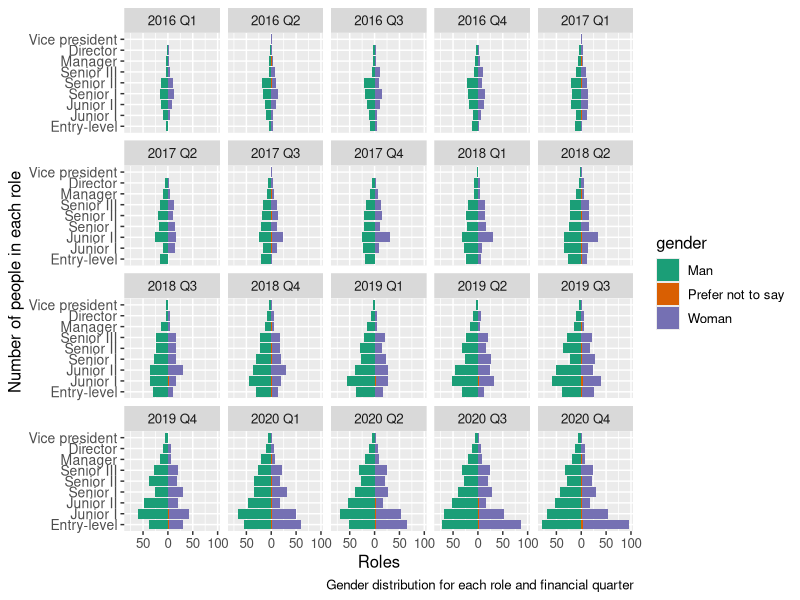
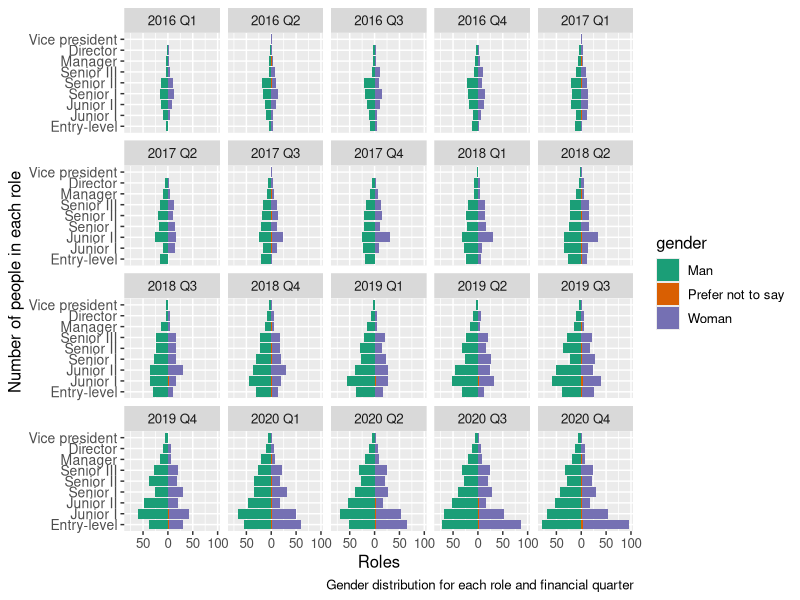

These figures' R source, in order: (Note: this script raises an error after producing the figures.)
## ---- chunk 1
#install.packages("knitr")
#install.packages("kableExtra")
#install.packages("gridExtra)
library(tidyverse)
library(knitr)
library(kableExtra)
# this should suppress all code and messages
knitr::opts_chunk$set(include=FALSE)
## ---- chunk 2
library(tidyverse)
library(lme4)
library(mgcv)
## ---- chunk 3
phase1 = read_csv("data/phase1-new-grad-applicants-2020.csv")
phase2 = read_csv("data/phase2-new-grad-applicants-2020.csv")
phase3 = read_csv("data/phase3-new-grad-applicants-2020.csv")
final_hires = read_csv("data/final-hires-newgrad_2020.csv")
## ---- chunk 4
#checking to see if datasets have NAs to see (1) if we need to do anything about them (2) so we can filter them out in the next round when we're seeing who got into the next round
sum(is.na(phase1))
sum(is.na(phase2)) 
sum(is.na(phase3))
## ---- chunk 5
round1_2 = full_join(phase1, phase2)
round1_2 = round1_2 %>% 
  #technical skills is only under hiring2, which means if an applicant's id has NA for this column, they did not move onto the next round
  mutate(next_round = !is.na(technical_skills)) %>%  
  mutate(next_round = as.integer(next_round)) %>% 
  mutate(gender = fct_relevel(gender, "Prefer not to say", after = 2)) %>% 
  select(-c(technical_skills, writing_skills, leadership_presence, speaking_skills)) #remove phase 2 data
## ---- chunk 6
# counts for total round 1 gender
kable(table(round1_2$gender), col.names = c("Gender", "Quantity"), caption = "Gender Count for Phase 1")
## ---- chunk 7
#response is binary so we use glm so we can use family = binomial
#normal linear model
hiring1_model = glm(next_round ~ cv + gpa + cover_letter + extracurriculars + work_experience, family = binomial(link = "logit"), data = round1_2)
## ---- chunk 8
# add fixed effect for gender
hiring1_gender_model = glm(next_round ~ cv + gpa + cover_letter + extracurriculars + work_experience + gender, data = round1_2, family = binomial(link = "logit"))
summary(hiring1_gender_model)
#let's see if we add an effect for team applied to - maybe the process for data and software are different?
hiring1_team_gender = glmer(next_round ~ cv + gpa + cover_letter + extracurriculars + work_experience + gender + (1 |team_applied_for),
                data = round1_2, family = binomial(link = "logit"), nAGQ=0)
summary(hiring1_team_gender)
## ---- chunk 9
#compare the effect between gender only and gender (rand int) + random slope for team 
kable(signif(lmtest::lrtest(hiring1_gender_model, hiring1_team_gender),4), col.names = c("# Df", "Log Likelihod", "Df","Chi-squared", "P-value"), caption = "Log Likelihood Test for Random Effect of Team in Phase 1")
## ---- chunk 10
#test the simple model against the original model with no random intercept for gender...investigate if there is a difference
kable(signif(lmtest::lrtest(hiring1_model, hiring1_gender_model),4), col.names = c("# Df", "Log Likelihod", "Df","Chi-squared", "P-value"), caption = "Log Likelihood Test for Fixed Effect of Gender in Phase 1")
#chi^2 p value small for both of them which means there's no difference in models if u add effect for gender, meaning model doesn't change based on gender and therefore there is no evidence of there being bias in phase 1 of the hiring process.
## ---- chunk 11
round2_3 = full_join(phase2, phase3)
#remove phase 2 columns
round2_3 = round2_3 %>% 
  #interviewer rating only in phase 3, which means if an applicant's id has NA for this column, they did not move onto the next round
  mutate(next_round = !is.na(interviewer_rating_1)) %>%  
  mutate(next_round = as.integer(next_round)) %>% 
  mutate(gender = fct_relevel(gender, "Prefer not to say", after = 2)) %>% 
  select(-c(cover_letter, cv, gpa, extracurriculars, work_experience, interviewer_rating_1, interviewer_rating_2)) #remove phase 2 data
## ---- chunk 12
#get counts for each gender in round 2
kable(table(round2_3$gender), col.names = c("Gender", "Quantity"), caption = "Gender Count for Phase 2")
## ---- chunk 13
#normal linear model
hiring2_model = glm(next_round ~ technical_skills + writing_skills + leadership_presence + speaking_skills, family = binomial(link = "logit"), data = round2_3)
summary(hiring2_model)
# add fixed effect for gender
hiring2_gender_model = glm(next_round ~ technical_skills + writing_skills + leadership_presence + speaking_skills + gender, data = round2_3, family = binomial(link = "logit"))
summary(hiring2_gender_model)
#let's see if we add an effect for team applied to - maybe the process for data and software are different?
hiring2_team_gender = glmer(next_round ~ technical_skills + writing_skills + leadership_presence + speaking_skills + gender + (1 | team_applied_for),
                data = round2_3, family = binomial(link = "logit"), nAGQ=0)
summary(hiring2_team_gender)
## ---- chunk 14
#compare the effect between gender only and gender (rand int) + random slope for team 
kable(signif(lmtest::lrtest(hiring2_gender_model, hiring2_team_gender),4), col.names = c("# Df", "Log Likelihod", "Df","Chi-squared", "P-value"), caption = "Log Likelihood Test for Random Effect of Team in Phase 2")
#seems like not significant effect... we can continue with our simpler model without the difference between teams
#test the simple model against the original model with no random intercept for gender and investigate if there is a difference
kable(signif(lmtest::lrtest(hiring2_model, hiring2_gender_model),4), col.names = c("# Df", "Log Likelihod", "Df","Chi-squared", "P-value"), caption = "Log Likelihood Test for Fixed Effect of Gender in Phase 2")
#high chi squared for both - we're good! no diff between model that seps gender 
## ---- chunk 15
p2confint = cbind(est = round(summary(
hiring2_gender_model)$coef[,1],3),
round(confint(hiring2_gender_model),3))
rownames(p2confint) = c("Baseline", "Technical Skills", "Writing Skills", "Leadership Presence", "Speaking Skills", "Woman", "Prefer not to Say")
kable(p2confint, col.names = c("Estimate", "2.5%", "97.5%"), caption = "95\\% Confidence Interval for GLM with Gender Effect")
## ---- chunk 16
#combined stats of ppl that applied in round 3
round3_combined = right_join(phase2, phase3)
round3_combined = round3_combined %>% 
  select(applicant_id, team_applied_for, gender,interviewer_rating_1,interviewer_rating_2)
#people from round 3 who were hired
round3_h_int = right_join(round3_combined, final_hires)
round3_h_int = round3_h_int %>% 
  mutate(hired = 1)
round3_hired = full_join(round3_combined, round3_h_int)
#remove phase 2 columns
round3_hired = round3_hired %>% 
  mutate_if(is.numeric, replace_na, replace = 0) %>% 
  mutate(avg_interview = (interviewer_rating_1 + interviewer_rating_2)/2) # we see that those with the highest avg score get hired so i'm going to consolidate them 
## ---- chunk 17
#split into data/software
round3_data = round3_hired %>% 
  filter(team_applied_for == "Data") 
# no more "prefer not to say" so we don't need to rearrange
#%>% 
  #mutate(gender = fct_relevel(gender, "Prefer not to say", after = 2))
round3_software = round3_hired %>% 
  filter(team_applied_for == "Software") #%>% 
  #mutate(gender = fct_relevel(gender, "Prefer not to say", after = 2))
#separate by gender
round3_woman = round3_hired %>% 
  filter(gender == "Woman")
round3_man = round3_hired %>% 
  filter(gender == "Man")
## ---- chunk 18
final_genders=table(round3_hired$hired==1, round3_hired$gender)
rownames(final_genders)[rownames(final_genders) == TRUE] = "Hired"
rownames(final_genders)[rownames(final_genders) == FALSE] = "Not Hired"
kable(final_genders, caption = "Gender Breakdown of Final Hires")
## ---- chunk 19
finalmodel = glm(hired ~ avg_interview, family = binomial(link='logit'), data = round3_hired)
#summary(finalmodel)
finalmodel2 = glm(hired ~ avg_interview + gender, family = binomial(link='logit'), data = round3_hired)
#summary(finalmodel2)
kable(signif(lmtest::lrtest(finalmodel, finalmodel2),4), col.names = c("# Df", "Log Likelihod", "Df","Chi-squared", "P-value"), caption = "Log Likelihood Test for Fixed Effect of Gender in Final Hires")
## ---- chunk 20
black_saber_current_employees <- read_csv("data/black-saber-current-employees.csv")
roles = c("Entry-level", "Junior I", "Junior II", "Senior I", "Senior II", "Senior III", "Manager", "Director", "Vice president")
smallyears = c("2013 Q2", "2013 Q3", "2013 Q4", "2014 Q1", "2014 Q2", "2014 Q3", "2014 Q4", "2015 Q1", "2015 Q2", "2015 Q3", "2015 Q4")

promotionsbyfinancialq <- black_saber_current_employees %>% mutate("role_seniority" = factor(role_seniority, levels = roles)) %>% mutate("order" = as.numeric(role_seniority)/100) %>% filter(!(financial_q %in%smallyears))


totalemployees <- promotionsbyfinancialq %>% filter(financial_q %in% smallyears) %>% group_by(financial_q) %>% summarise(totals = n())

sumemployees <- sum(totalemployees$totals)
sumemployees

ggplot(data = promotionsbyfinancialq, aes(x = factor(order), fill = gender)) + 
  geom_bar(data = dplyr::filter(promotionsbyfinancialq, gender=="Woman")) + geom_bar(data = dplyr::filter(promotionsbyfinancialq, gender=="Prefer not to say")) +
  geom_bar(data = dplyr::filter(promotionsbyfinancialq, gender=="Man"),aes(y=..count..*(-1))) + 
  scale_x_discrete(labels = roles) +
  xlab("roles") +
  coord_flip() +
  theme(text = element_text(size=12), axis.text.y =  element_text(size = 10)) +
  scale_y_continuous(breaks=seq(-100,100,50),labels=abs(seq(-100,100,50))) + 
  scale_fill_brewer(palette="Dark2") +
  facet_wrap(~financial_q) + 
  labs(caption = "Gender distribution for each role and financial quarter", x = "Number of people in each role", y = "Roles")
ggsave("images/promotion_genderdist.png", width = 20, height = 10)
## ---- chunk 21
#want to count the number of times a person has been promoted 
library(lme4)
barcol <- c("FFC300", "#C45DF0", "A3F07C")
promotions <- promotionsbyfinancialq %>% mutate("role_seniority" = factor(role_seniority, levels = roles))%>% mutate(role_seniority = factor(role_seniority)) %>% mutate_if(is.factor, as.numeric) %>% group_by(employee_id) %>% arrange(financial_q) %>% mutate("promoted" = ifelse(role_seniority > lag(role_seniority), 1, 0)) %>% mutate(promoted = factor(promoted)) %>% mutate(gender = factor(gender)) %>% mutate(gender =  fct_relevel(gender, "Woman", after = 1)) %>% 
mutate(leadership_for_level = factor(leadership_for_level)) %>% mutate("leadership_for_level" = factor(leadership_for_level, levels = c("Needs improvement", "Appropriate for level","Exceeds expectations"))) %>% mutate(promoted = replace_na(promoted,0))

## ---- chunk 22
promotion_by_gender <- promotions %>% group_by(gender) %>% summarise(numberofpromos = n()) %>% mutate(prop = numberofpromos/sum(numberofpromos))

df = cbind(promotion_by_gender, barcol)

totalpromo_int <- ggplot(promotions, aes(x = promoted, fill = gender)) + geom_bar(position = "fill") #+ scale_fill_manual("Legend", values = c("Man" = "FFC300", "Woman" = "#C45DF0", "Prefer not to say" = "#A3F07C"))
totalpromo <- totalpromo_int + labs(caption = "Promotions By Gender Proportions", x = "Promoted", y = "Proportion of Each Gender")
totalpromo
#ggsave("images/promotion_genderprop.png", width = 10, height = 8) 

#by team - important factor to consider
teampromo <- totalpromo + facet_wrap(~team, ncol = 4) #+ scale_fill_manual("Legend", values = c("Man" = "FFC300", "Woman" = "#C45DF0", "Prefer not to say" = "#A3F07C"))
teampromo
ggsave("images/teampromo.png", width = 10, height = 8)

#however, there are a lot of things that can effect this such as team, leadership, productivity, role seniority etc 
#tells us that a larger proportion of men 
## ---- chunk 23
promomodel1 <- glm(promoted ~ gender, family = binomial(link = "logit"), data = promotions) 
#summary(promomodel1)
info1 <- round(summary((promomodel1))$coefficients, 3)
rownames(info1) = c("Baseline", "Woman", "Prefer not to Say")
#this tells us that for genders that are not male, you are exp(-0.41) = 0.66. This tells us that the odds of women being promoted is 0.66 times less likely than men (prefer not to say not significant)
kable(info1, caption = "Model 1: Promotion and Gender Values") #col.names = c("# Df", "Log Likelihod", "Df","Chi-squared", "P-value"), caption = "Log Likelihood Test for Fixed Effect of Gender in Final Hires")
## ---- chunk 24
#but what if we control for the team they are in 
promomodel2 <- glm(promoted ~ gender + team, family = binomial(link = "logit"), data = promotions) 
info2 <- round(summary(promomodel2)$coefficients, 3) #adding team as a coeff had no signicant change to the model 
rownames(info2) = c("Baseline", "Woman", "Prefer not to say", "Data", "Design", "Legal and Financial", "Marketing and Sales", "Operations", "People and Talent", "Software")
kable(info2, caption = "Model 2: Promotion with Gender and Team Values")
## ---- chunk 25
#what about accounting for leadership? 
promomodel3 <- glm(promoted ~ gender + leadership_for_level, family = binomial(link = "logit"), data = promotions) 
info3 <- round(summary(promomodel3)$coefficients,3)
rownames(info3) = c("Baseline", "Woman", "Prefer not to say", "Leadership Appropriate for Level", "Leadership Exceeds Expectations")
kable(info3, caption = "Model 3: Promotion with Gender and Leadership Values")#also no significant change, gender is still a significant factor in being promoted
## ---- chunk 26
#what about productivity?
productivity = promotions %>% mutate(productivity = ifelse(productivity == 50, "Satisfactory", (ifelse(productivity > 50, "Better than expected", "Unproductive")))) %>% mutate(productivity = factor(productivity, levels = c("Unproductive", "Satisfactory", "Better than expected")))

promomodel4 <- glm(promoted ~ gender + productivity, family = binomial(link = "logit"), data = promotions) 
info4 <- round(summary(promomodel4)$coefficients,3)
rownames(info4) = c("Baseline", "Woman", "Prefer not to say", "Productivity")
kable(info4, caption = "Model 4: Promotion with Gender and Productivity Values") #productivity is significant but it does not change the the difference we see in women being promoted 
## ---- chunk 27
#what about role seniority? more role seniority could increase your chances of being promoted but at the same time in very high levels there are less spots 
promomodel5 <- glm(promoted ~ gender + productivity + role_seniority, family = binomial(link = "logit"), data = promotions) 
info5 <- round(summary(promomodel5)$coefficients, 3)
rownames(info5) = c("Baseline", "Woman", "Prefer not to say", "Productivity", "Role Seniority")
kable(info5, caption = "Model 5: Promotion with Gender, Productivity and Role Seniority")
## ---- chunk 28
current_employees = read_csv("data/black-saber-current-employees.csv")
unique(current_employees$team) # what teams are there?
count(current_employees, gender) #counts for everything, put these into a table but also do this for the hiring section
# note that we need to add a random effect for ID !!!!!! regardless!!!! 
## ---- chunk 29
current_employees = current_employees %>% mutate(salary = str_remove_all(salary,'\\$')) %>% mutate(salary = str_remove_all(salary, ",")) %>% mutate(salary = as.numeric(salary)) %>% mutate(gender = factor(gender)) %>% mutate(gender = fct_relevel(gender, "Woman", after = 1))

#want to visualize mean salary for each financial quarter per gender - helpful table but idk how to visualize
genderprop <- current_employees%>% group_by(gender,financial_q) %>% summarise(gendercount = n(), meansalary = mean(salary)) 

salary_by_quarter_gender <- ggplot(genderprop, aes(x= financial_q, y = meansalary)) + geom_bar(aes(fill = gender), position = "dodge", stat = "identity", width = 0.7) + theme_minimal()+theme(axis.text.x = element_text(angle = 90)) #CHANGE COLOUR AND TITLES 
salary_by_quarter_gender

## ---- chunk 30
# more wrangling!!
# 1) should productivity be binary? <50 = not satisfactory = 50: satisfactory, >50: better than expected ... maybe not
# 2) leadership for level.... 
# 3) should we look at the average amount of time someone stays in thecompany depending on gender? that would just be the average amount of times their ID shows up
#average retention rate!
#m_retention = count(current_males, employee_id)
#mean(m_retention$n/4)
#f_retention = count(current_females, employee_id)
#mean(f_retention$n/4)
#o_retention = count(current_other, employee_id)
#mean(o_retention$n/4)
# how do we compare these to see if they're significant ?
## ---- chunk 31
current_employees %>%
ggplot(aes(x = gender, y = salary, colour = role_seniority)) +
geom_boxplot() +
facet_wrap(~role_seniority) +
theme_minimal() +
theme(legend.position = "none", axis.text.y = element_blank()) +
labs(x = "Sex", y = "Salary") #Change colours
## ---- chunk 32
current_employees %>%
  mutate(role_seniority = factor(role_seniority, c("Entry-level","Junior I","Junior II","Senior I","Senior II","Senior III","Manager", "Director","Vice president"))) %>% 
ggplot(aes(x = role_seniority, y = productivity, colour = role_seniority)) +
geom_boxplot() +
#facet_wrap(~role_seniority) +
theme_minimal() +
theme(legend.position = "none", axis.text.y = element_blank()) +
labs(x = "Seniority Level", y = "Salary")
## ---- chunk 33
# i know we need a random effect for (1+leadership | role_seniority) BECAUSE the leadership is dependent on their seniority, so like... the seniority is the random effect, but then there is a fixed effect for leadership *within* that role....
# buttttt what model do we run? 
model_sal = lmer(salary~gender+(1|employee_id)+(1|team)+(1|role_seniority), data=current_employees)
summary(model_sal)
model_sal2 = lmer(salary~gender+(1|employee_id)+(1|role_seniority), data=current_employees)
summary(model_sal2)
model_sal3 = lmer(salary~(1|employee_id)+(1|team)+(1|role_seniority), data=current_employees)
summary(model_sal3)
model_sal4 = lmer(salary~gender+(1|employee_id)+(1|team), data=current_employees)
summary(model_sal4) #removed role seniority random effect... test for difference
lmtest::lrtest(model_sal, model_sal2)
#this shows us that salaries differ depending on teams, so we use the more complex model to investigate the diff between gender
lmtest::lrtest(model_sal3, model_sal)
#significaant result.... when we have a fixed effect for gender, then the models differ, which means that salary might be biased, holding these random effects 
lmtest::lrtest(model_sal, model_sal4) #ok there is a difference, between RE for seniority or not so it has to be something else affecting it... 
#these test tells use we should probably use model_sal 

#should we have a random slope with leadership level and role seniority? 
model_sal5 = lmer(salary~gender+(1|employee_id)+(1|team)+(1+ leadership_for_level|role_seniority), data=current_employees) #added random slope because leadership requirements are different for different roles 
lmtest::lrtest(model_sal, model_sal5) #this tells us that there is an interaction between leadership and role seniority --> significant use model_sal5 
#lastly, does productivity effect how much someone is paid? 
model_sal6= lmer(salary~gender+(1|employee_id)+(1|team)+(1+ leadership_for_level|role_seniority) + (1|productivity), data=current_employees) #productivity added as a RE since it is different per employee
lmtest::lrtest(model_sal5, model_sal6) #model_sal6 seems to be significant- use as final model 
final_sal_model <- model_sal6

#Looks like we have found the best model to describe our data, now we wanted to see how including gender vs not including it effects our model 
finalmodel_nogender <- lmer(salary ~ (1|employee_id)+(1|team)+(1+ leadership_for_level|role_seniority) + (1|productivity), data=current_employees)

lmtest::lrtest(final_sal_model,finalmodel_nogender)
#more complicated final model with gender as a fixed effect explains our data better. We have strong evidence against the null hypothesis that the simpler model without gender fits the data just as well 
summary(final_sal_model)
